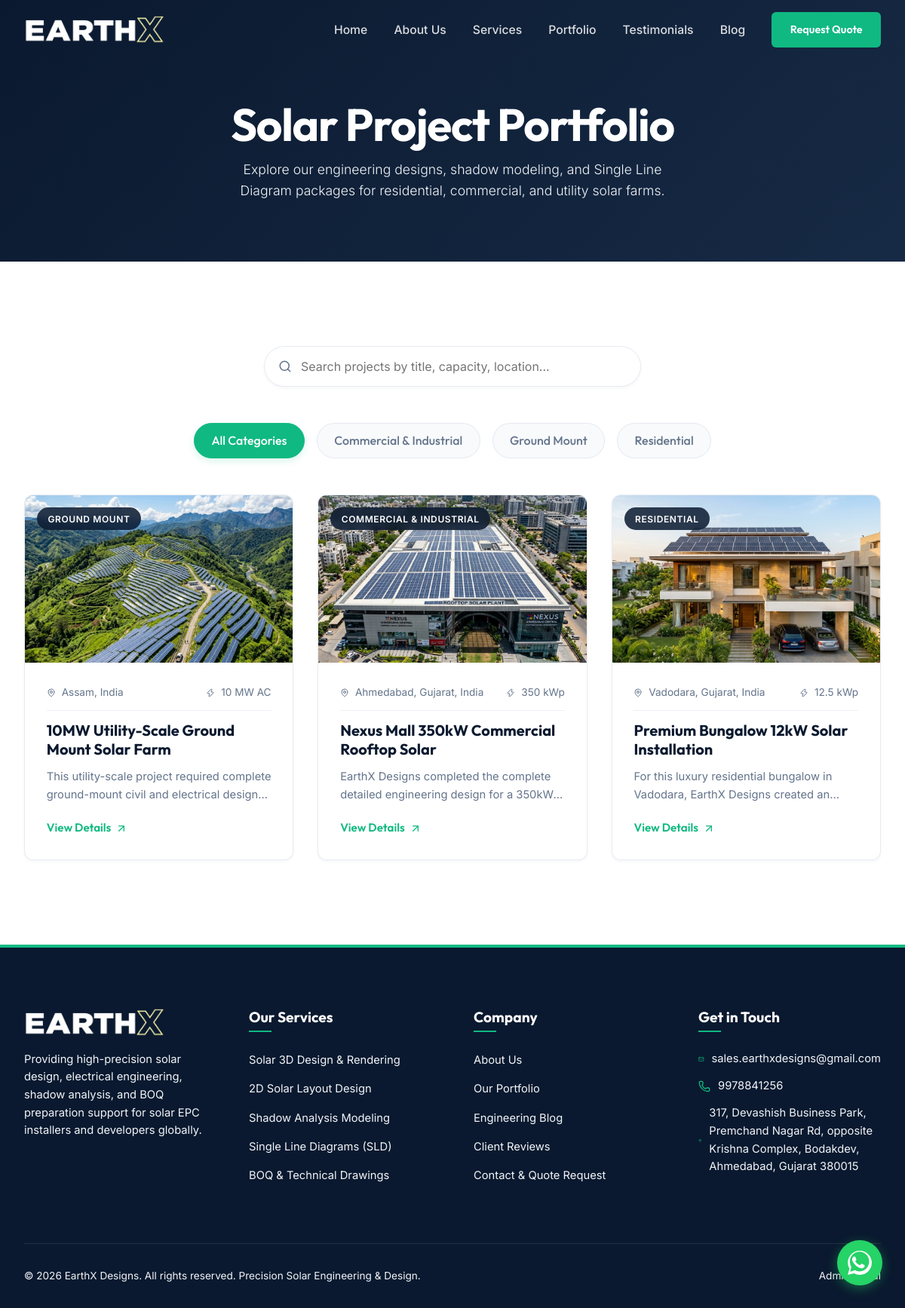
The app's page /portfolio with its own data.
### tables this page shows
CREATE TABLE categories (
    id INTEGER PRIMARY KEY AUTOINCREMENT,
    name TEXT UNIQUE NOT NULL,
    slug TEXT UNIQUE NOT NULL
);

CREATE TABLE projects (
    id INTEGER PRIMARY KEY AUTOINCREMENT,
    title TEXT NOT NULL,
    category_id INTEGER,
    capacity TEXT NOT NULL,
    location TEXT NOT NULL,
    client_name TEXT,
    description TEXT NOT NULL,
    services_delivered TEXT NOT NULL,
    featured_image TEXT NOT NULL,
    completion_date TEXT NOT NULL,
    status TEXT DEFAULT 'published', -- 'draft', 'published'
    created_at TIMESTAMP DEFAULT CURRENT_TIMESTAMP,
    FOREIGN KEY(category_id) REFERENCES categories(id) ON DELETE SET NULL
);

### app.py (the view)
@app.route('/portfolio')
def portfolio():
    category_slug = request.args.get('category')
    search_query = request.args.get('q', '').strip()
    conn = get_db_connection()
    categories = conn.execute('SELECT * FROM categories ORDER BY name ASC').fetchall()
    query = '''
        SELECT p.*, c.name as category_name, c.slug as category_slug
        FROM projects p
        LEFT JOIN categories c ON p.category_id = c.id
        WHERE p.status = 'published'
    '''
    params = []
    if category_slug:
        query += ' AND c.slug = ?'
        params.append(category_slug)
    if search_query:
        query += ' AND (p.title LIKE ? OR p.description LIKE ? OR p.location LIKE ? OR p.services_delivered LIKE ?)'
        like_q = f'%{search_query}%'
        params.extend([like_q, like_q, like_q, like_q])
    query += ' ORDER BY p.completion_date DESC'
    projects = conn.execute(query, params).fetchall()
    conn.close()
    return render_template('portfolio.html', projects=projects, categories=categories, active_category=category_slug, search_query=search_query)

### app.py (called while the page is built)
@app.context_processor
def inject_global_data():
    return {
        'now': datetime.datetime.now()
    }

### database.py (called while the page is built)
def get_db_connection():
    conn = sqlite3.connect(DB_PATH)
    conn.row_factory = sqlite3.Row
    conn.execute("PRAGMA foreign_keys = ON;")
    return conn

### templates/portfolio.html (shortened to what this page needs)
{% extends 'base.html' %}
{% block content %}
<section class="page-hero">
    <div class="container">
        <h1>Solar Project Portfolio</h1>
        <p>Explore our engineering designs, shadow modeling, and Single Line Diagram packages for residential, commercial, and utility solar farms.</p>
    </div>
</section>
<section class="section-padding">
    <div class="container">
        <div class="search-box">
            <form action="{{ url_for('portfolio') }}" method="GET" id="portfolio-search-form">
                <input type="text" name="q" placeholder="Search projects by title, capacity, location..." value="{{ search_query }}">
            </form>
        </div>
        <div class="portfolio-filter">
            <a href="{{ url_for('portfolio', q=search_query) }}" class="filter-btn {% if not active_category %}active{% endif %}">
                All Categories
            </a>
            {% for cat in categories %}
            <a href="{{ url_for('portfolio', category=cat.slug, q=search_query) }}" class="filter-btn {% if active_category == cat.slug %}active{% endif %}">
                {{ cat.name }}
            </a>
            {% endfor %}
        </div>
        {% if projects %}
        <div class="grid grid-3">
            {% for project in projects %}
            <article class="project-card">
                <div class="project-img-wrapper">
                    <img src="{{ project.featured_image }}" alt="{{ project.title }}">
                    <span class="project-category-badge">{{ project.category_name }}</span>
                </div>
                <div class="project-info">
                    <div class="project-meta">
                        <span>
                            <i data-lucide="map-pin" style="width: 12px; height: 12px; display: inline-block; vertical-align: middle; margin-right: 4px;"></i>
                            {{ project.location }}
                        </span>
                        <span>
                            <i data-lucide="zap" style="width: 12px; height: 12px; display: inline-block; vertical-align: middle; margin-right: 4px;"></i>
                            {{ project.capacity }}
                        </span>
                    </div>
                    <h3>{{ project.title }}</h3>
                    <p>{{ project.description }}</p>
                    <a href="{{ url_for('project_detail', project_id=project.id) }}" class="project-link">
                        <span>View Details</span>
                        <i data-lucide="arrow-up-right" style="width: 16px; height: 16px;"></i>
                    </a>
                </div>
            </article>
            {% endfor %}
        </div>
        {% endif %}
    </div>
</section>
{% endblock %}

### templates/base.html (shortened to what this page needs)
<!DOCTYPE html>
<html lang="en">
<head>
    <link rel="stylesheet" href="{{ url_for('static', filename='css/style.css') }}">
</head>
<body>
    <nav class="navbar" id="navbar">
        <div class="container nav-container">
            <a href="{{ url_for('home') }}" class="logo">
                <img src="{{ url_for('static', filename='uploads/logo_white.png') }}" alt="EarthX Designs Logo" class="logo-light">
            </a>
            <div class="nav-links" id="nav-links">
                <a href="{{ url_for('home') }}">Home</a>
                <a href="{{ url_for('about') }}">About Us</a>
                <a href="{{ url_for('services') }}">Services</a>
                <a href="{{ url_for('portfolio') }}">Portfolio</a>
                <a href="{{ url_for('testimonials') }}">Testimonials</a>
                <a href="{{ url_for('blog') }}">Blog</a>
                <a href="{{ url_for('contact') }}" class="btn btn-primary" style="padding: 0.6rem 1.4rem; font-size: 0.9rem;">Request Quote</a>
            </div>
        </div>
    </nav>
    <main>
        {% block content %}{% endblock %}
    </main>
    <footer class="footer">
        <div class="container">
            <div class="footer-grid grid">
                <div class="footer-widget">
                    <a href="{{ url_for('home') }}" class="logo" style="color: #FFFFFF;">
                        <img src="{{ url_for('static', filename='uploads/logo_white.png') }}" alt="EarthX Designs Logo" style="height: 38px; width: auto;">
                    </a>
                    <p>Providing high-precision solar design, electrical engineering, shadow analysis, and BOQ preparation support for solar EPC installers and developers globally.</p>
                </div>
                <div class="footer-widget">
                    <h3>Our Services</h3>
                    <ul class="footer-links">
                        <li><a href="{{ url_for('services') }}">Solar 3D Design & Rendering</a></li>
                        <li><a href="{{ url_for('services') }}">2D Solar Layout Design</a></li>
                        <li><a href="{{ url_for('services') }}">Shadow Analysis Modeling</a></li>
                        <li><a href="{{ url_for('services') }}">Single Line Diagrams (SLD)</a></li>
                        <li><a href="{{ url_for('services') }}">BOQ & Technical Drawings</a></li>
                    </ul>
                </div>
                <div class="footer-widget">
                    <h3>Company</h3>
                    <ul class="footer-links">
                        <li><a href="{{ url_for('about') }}">About Us</a></li>
                        <li><a href="{{ url_for('portfolio') }}">Our Portfolio</a></li>
                        <li><a href="{{ url_for('blog') }}">Engineering Blog</a></li>
                        <li><a href="{{ url_for('testimonials') }}">Client Reviews</a></li>
                        <li><a href="{{ url_for('contact') }}">Contact & Quote Request</a></li>
                    </ul>
                </div>
                <div class="footer-widget">
                    <h3>Get in Touch</h3>
                    <ul class="footer-contact">
                        <li>
                            <i data-lucide="mail" style="width: 16px; height: 16px;"></i>
                            <span>sales.earthxdesigns@gmail.com</span>
                        </li>
                        <li>
                            <i data-lucide="phone" style="width: 16px; height: 16px;"></i>
                            <span>9978841256</span>
                        </li>
                        <li>
                            <i data-lucide="map-pin" style="width: 16px; height: 16px;"></i>
                            <span>317, Devashish Business Park, Premchand Nagar Rd, opposite Krishna Complex, Bodakdev, Ahmedabad, Gujarat 380015</span>
                        </li>
                    </ul>
                </div>
            </div>
            <div class="footer-bottom">
                <p>&copy; {{ now.year }} EarthX Designs. All rights reserved. Precision Solar Engineering & Design.</p>
                <div class="footer-bottom-links">
                    <a href="{{ url_for('admin_login') }}">Admin Portal</a>
                </div>
            </div>
        </div>
    </footer>
    <a href="https://wa.me/919978841256?text=Hello%20EarthX%20Designs%2C%20I%20would%20like%20a%20quote%20for%20a%20solar%20design%20project."
       class="whatsapp-float"
       target="_blank"
       rel="noopener noreferrer"
       aria-label="Contact us on WhatsApp">
    </a>
</body>
</html>

### records on screen
categories: name "Commercial & Industrial"
categories: name "Ground Mount"
categories: name "Residential"
projects: featured_image (picture), category_name "GROUND MOUNT", location "Assam, India", capacity "10 MW AC", title "10MW Utility-Scale Ground Mount Solar Farm", description "This utility-scale project required complete ground-mount civil and electrical…"
projects: featured_image (picture), category_name "COMMERCIAL & INDUSTRIAL", location "Ahmedabad, Gujarat, India", capacity "350 kWp", title "Nexus Mall 350kW Commercial Rooftop Solar", description "EarthX Designs completed the complete detailed engineering design for a…"
projects: featured_image (picture), category_name "RESIDENTIAL", location "Vadodara, Gujarat, India", capacity "12.5 kWp", title "Premium Bungalow 12kW Solar Installation", description "For this luxury residential bungalow in Vadodara, EarthX Designs created…"
